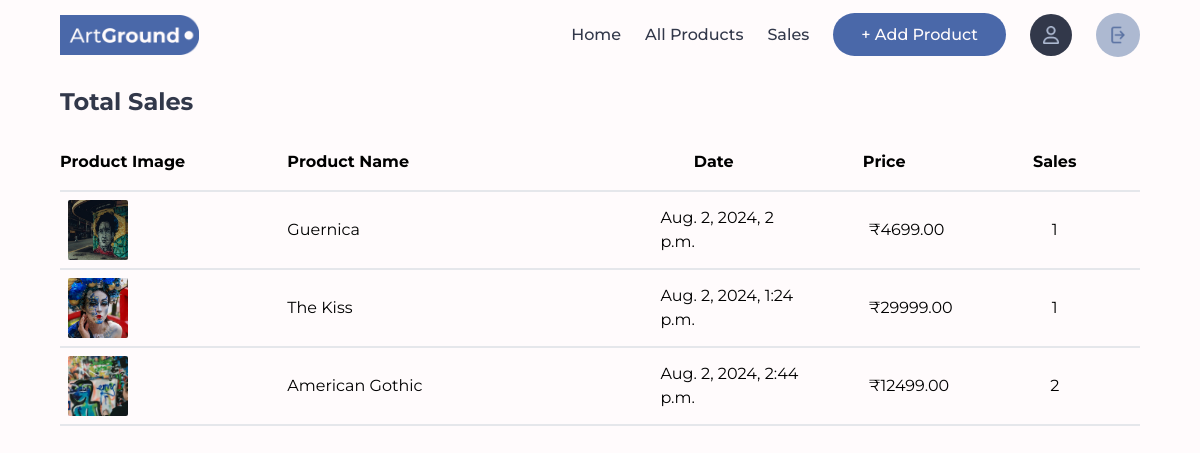
/seller/home/TotalSales (signed in), run on an earlier commit of the app's database.
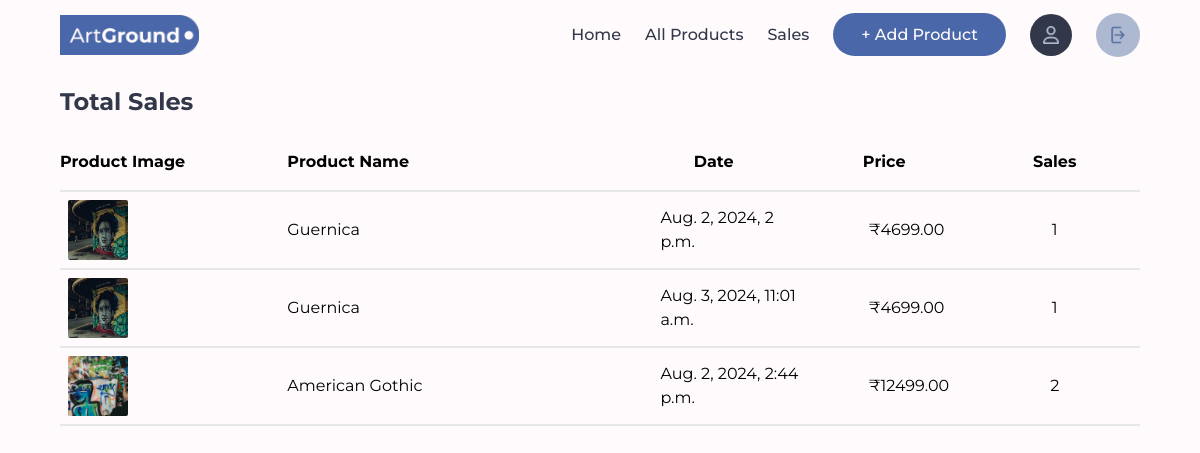
And on a later commit of the database.
### Seller/models.py (models this page shows, shortened)
class OrderItem(models.Model):
    order_item_id = models.CharField(primary_key=True, max_length=10, unique=True, editable=False)
    order = models.ForeignKey(Order, related_name='order_items', on_delete=models.CASCADE)
    product = models.ForeignKey(Product, on_delete=models.CASCADE)
    quantity = models.PositiveIntegerField()
    price = models.DecimalField(max_digits=10, decimal_places=2)

class Product(models.Model):
    CATEGORY_CHOICES = [
        ('null', 'Select Category'),
        ('oil', 'Oil painting'),
        ('acrylic', 'Acrylic painting'),
        ('water', 'water painting'),
        ('pastel', 'pastel painting'),
        ('spray', 'spray painting'),
        ('other', 'other painting')
    ]
    SIZE_CHOICES = [
        ('null', 'Select Size'),
        ('4x8', '4 x 8 inches (10.16 x 20.32 cm) - Small'),
        ('8x10', '8 x 10 inches (20.32 x 25.4 cm) - Medium'),
        ('16x20', '16 x 20 inches (40.64 x 50.8 cm) - Large'),
        ('24x30', '24 x 30 inches (60.96 x 76.2 cm) - Large'),
    ]
    product_id = models.CharField(primary_key=True, max_length=10, unique=True, editable=False)
    seller = models.ForeignKey(Seller, on_delete=models.CASCADE)
    name = models.CharField(max_length=255)
    price = models.DecimalField(max_digits=10, decimal_places=2)
    description = models.TextField()
    image = models.ImageField(upload_to='product_images/')
    category = models.CharField(max_length=10, choices=CATEGORY_CHOICES, default='null')
    size = models.CharField(max_length=6, choices=SIZE_CHOICES, default='null')
    created_at = models.DateTimeField(auto_now_add=True)
    updated_at = models.DateTimeField(auto_now=True)
    rating = models.DecimalField(max_digits=5,decimal_places=1, default=1.0)

class Order(models.Model):
    order_id = models.CharField(primary_key=True, max_length=10, unique=True, editable=False)
    user = models.ForeignKey(User, on_delete=models.CASCADE)
    created_at = models.DateTimeField(auto_now_add=True)
    updated_at = models.DateTimeField(auto_now=True)

### Seller/views.py (the view)
# urls.py: path('home/TotalSales', views.TotalSales, name='TotalSales'),
def TotalSales(request):
    product_sales = OrderItem.objects.filter(product__seller=request.user.seller)
    return render(request, 'TotalSales.html', {'product_sales': product_sales})

### Seller/templates/TotalSales.html (shortened to what this page needs)
{% load static %} {% load static tailwind_tags %}
<!DOCTYPE html>
<html lang="en">
  <head>
    <script src="https://cdn.tailwindcss.com"></script>
    <link rel="stylesheet" href="{% static 'styles.css' %}" />
    {% tailwind_css %}
  </head>
  <body
    class="bg-primary px-[60px] w-[100vw] overflow-x-hidden font-[Montserrat]"
  >
    <div class="border-product font-[Montserrat]">
      {% include 'sellerNavbar.html' %}
      <h1 class="text-text text-2xl font-bold py-4">Total Sales</h1>
      <div class="w-full flex flex-col">
        <div class="h-[75vh] w-full overflow-y-auto">
          <table class="w-full overflow-x-auto font-[Montserrat]">
            <thead>
              <tr class="text-center border-b-2 font-[Montserrat]">
                <th class="text-left py-4 mb-4">Product Image</th>
                <th class="text-left">Product Name</th>
                <th>Date</th>
                <th>Price</th>
                <th>Sales</th>
              </tr>
            </thead>
            {% for product in product_sales %}
            <tr
              class="text-center hover:bg-product border-b-2 font-[Montserrat]"
            >
              <td class="p-2 mx-auto w-[20%]">
                <a
                  href="/media/{{product.product.image}}"
                  target="_blank"
                  onclick="window.open(this.href, 'Snopzer','left=50,top=50,width=500,height=500,toolbar=1,resizable=0'); return false;"
                >
                  <img
                    src="/media/{{product.product.image}}"
                    alt=""
                    class="size-[60px] rounded-sm object-cover aspect-square"
                  />
                </a>
              </td>
              <td class="w-[30%] text-left">{{product.product.name}}</td>
              <td class="w-[15%] text-left pl-8">{{product.order.created_at}}</td>
              <td class="w-[15%] text-left pl-[70px]">₹{{product.product.price}}</td>
              <td class="w-[15%]">{{product.quantity}}</td>
            </tr>
            {% endfor %}
          </table>
        </div>
      </div>
    </div>
  </body>
</html>

What changed in the data, as far as the page shows it:
removed OrderItem: product.image (picture), product.name "The Kiss", order.created_at "Aug. 2, 2024, 1:24 p.m.", product.price "29999.00", quantity "1"
added OrderItem: product.image (picture), product.name "Guernica", order.created_at "Aug. 3, 2024, 11:01 a.m.", product.price "4699.00", quantity "1"
